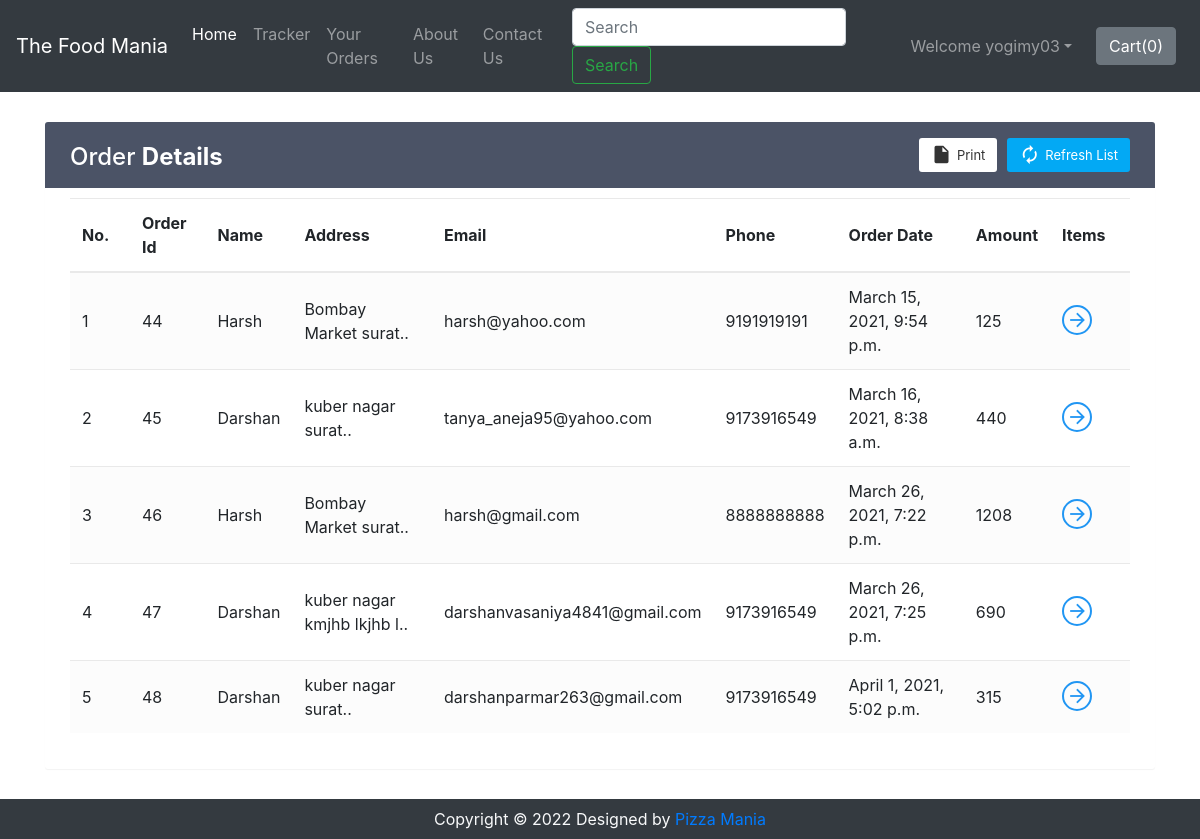
Page /shop/orderView/ (signed in) on the committed database.
### shop/views.py (the view)
def orderView(request):
    if request.user.is_authenticated:
        current_user = request.user
        orderHistory = Orders.objects.filter(userId=current_user.id)
        if len(orderHistory) == 0:
            messages.info(request, "You have not ordered.")
            return render(request, 'shop/orderView.html')
        return render(request, 'shop/orderView.html', {'orderHistory': orderHistory})
    return render(request, 'shop/orderView.html')

### shop/templates/shop/orderView.html (shortened to what this page needs)
{% extends 'shop/basic.html' %}
{% block body %}
    {% if user.is_authenticated %}
    <div class="container" id="cont">
        <div class="table-wrapper">
            <div class="table-title">
                <div class="row">
                    <div class="col-sm-4">
                        <h2>Order <b>Details</b></h2>
                    </div>
                    <div class="col-sm-8">
                        <a href="" class="btn btn-primary"><i class="material-icons">&#xE863;</i> <span>Refresh List</span></a>
                        <a href="#" onclick="window.print()" class="btn btn-info"><i class="material-icons">&#xE24D;</i> <span>Print</span></a>
                    </div>
                </div>
            </div>
            <table class="table table-striped table-hover">
                <thead>
                    <tr>
                        <th>No.</th>
                        <th>Order Id</th>
                        <th>Name</th>
                        <th>Address</th>
                        <th>Email</th>
                        <th>Phone</th>
                        <th>Order Date</th>
                        <th>Amount</th>
                        <th>Items</th>
                    </tr>
                </thead>
                <tbody>
                    {% for i in orderHistory %}
                    <tr>
                        <td class="count"></td>
                        <td>{{i.order_id}}</td>
                        <td>{{i.name}}</td>
                        <td data-toggle="tooltip" title="{{i.address}}">{{i.address|slice:"0:25"}}..</td>
                        <td>{{i.email}}</td>
                        <td>{{i.phone}}</td>
                        <td>{{i.timestamp}}</td>
                        <td>{{i.amount}}</td>
                        <td><a href="#" id="click{{i.order_id}}" class="view" title="View Details"><i class="material-icons">&#xE5C8;</i></a></td>
                    </tr>
                    {% endfor %}
                </tbody>
            </table>
        </div>
    </div>
    {% else %}
        <div id="cont2">
            <div class="alert alert-info">
                <font style="font-size:22px"><center>You need to <strong><a class="alert-link" data-toggle="modal" data-target="#loginModal">Login</a></strong></center></font>
            </div>
        </div>
    {% endif %}
{% endblock %}

### shop/templates/shop/basic.html (shortened to what this page needs)
<!doctype html>
<html lang="en">
  <head>
    <link rel="stylesheet" href="https://stackpath.bootstrapcdn.com/bootstrap/4.2.1/css/bootstrap.min.css">
    <link rel="stylesheet" href="https://stackpath.bootstrapcdn.com/bootstrap/4.3.1/css/bootstrap.min.css">
    <link rel="stylesheet" href="https://use.fontawesome.com/releases/v5.8.2/css/all.css">
  </head>
<body>
    <nav class="navbar navbar-expand-lg navbar-dark bg-dark">
      <a class="navbar-brand" href="/shop">The Food Mania</a>
      <div class="collapse navbar-collapse" id="navbarSupportedContent">
        <ul class="navbar-nav mr-auto">
          <li class="nav-item active">
            <a class="nav-link" href="/shop">Home <span class="sr-only">(current)</span></a>
          </li>
          <li class="nav-item">
            <a class="nav-link" href="/shop/tracker">Tracker</a>
          </li>
          <li class="nav-item">
            <a class="nav-link" href="/shop/orderView/">Your Orders</a>
          </li>
          <li class="nav-item">
            <a class="nav-link" href="/shop/about">About Us</a>
          </li>
          <li class="nav-item">
            <a class="nav-link" href="/shop/contact">Contact Us</a>
          </li>
        </ul>
        <form method="get" action="/shop/search" class="form-inline my-2 my-lg-0 mx-3">
          <input class="form-control mr-sm-2" type="search" name="search" id="search" placeholder="Search" aria-label="Search" required>
          <button class="btn btn-outline-success my-2 my-sm-0" type="submit">Search</button>
        </form>
        {% if user.is_authenticated %}
        <ul class="navbar-nav mr-2">
          <li class="nav-item dropdown">
            <a class="nav-link dropdown-toggle" href='#' id="navbarDropdown" role="button" data-toggle="dropdown"> Welcome {{request.user}}</a>
          </li>
        </ul>
        {% else %}
        <button type="button" class="btn btn-success mx-2" data-toggle="modal" data-target="#loginModal">Login</button>
        <button type="button" class="btn btn-success mx-2" data-toggle="modal" data-target="#signupModal">SignUp</button>
        {% endif %}
        <button type="button" class="btn btn-secondary mx-2" id="popcart" data-container="body" data-html="true" data-toggle="popover" title="MyCart" data-placement="bottom" data-content="Bottom popover">
          Cart(<span id="cart">0</span>)
        </button>
      </div>
    </nav>
    {% block body %} {% endblock %}
    <div class="footer container-fluid bg-dark text-light">
        <p class="text-center py-2 mb-0">Copyright © 2022 Designed by <a href="/shop/about" target="_blank" rel="noopener noreferrer">Pizza Mania</a></p>
    </div>
</body>
</html>

### rows in the picture
Orders: order_id "44", name "Harsh", address "Bombay Market surat", email "harsh@yahoo.com", phone "9191919191", timestamp "March 15, 2021, 9:54 p.m.", amount "125"
Orders: order_id "45", name "Darshan", address "kuber nagar surat", email "tanya_aneja95@yahoo.com", phone "9173916549", timestamp "March 16, 2021, 8:38 a.m.", amount "440"
Orders: order_id "46", name "Harsh", address "Bombay Market surat", email "harsh@gmail.com", phone "8888888888", timestamp "March 26, 2021, 7:22 p.m.", amount "1208"
Orders: order_id "47", name "Darshan", address "kuber nagar kmjhb lkjhb l", email "darshanvasaniya4841@gmail.com", phone "9173916549", timestamp "March 26, 2021, 7:25 p.m.", amount "690"
Orders: order_id "48", name "Darshan", address "kuber nagar surat", email "darshanparmar263@gmail.com", phone "9173916549", timestamp "April 1, 2021, 5:02 p.m.", amount "315"

### other values in the picture
{{ request.user }} "yogimy03"
